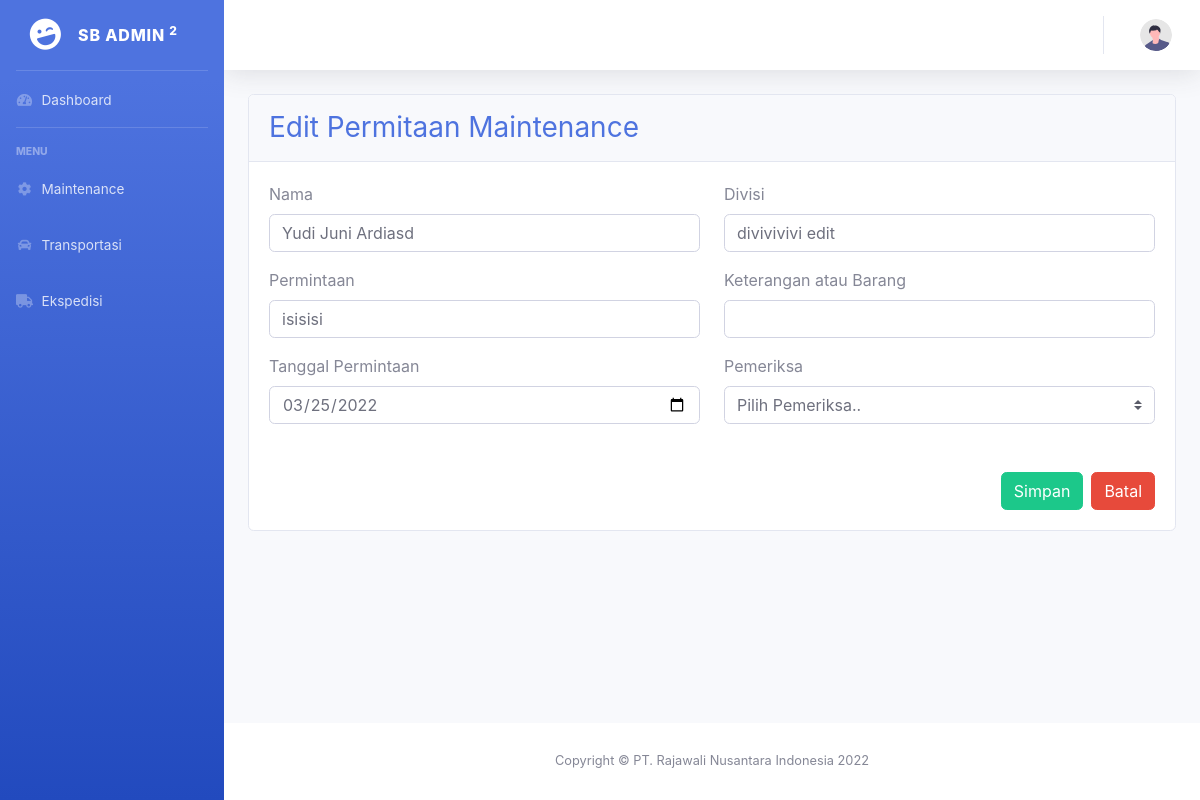
/admin/mEdit/29, run on an earlier commit of the app's database.
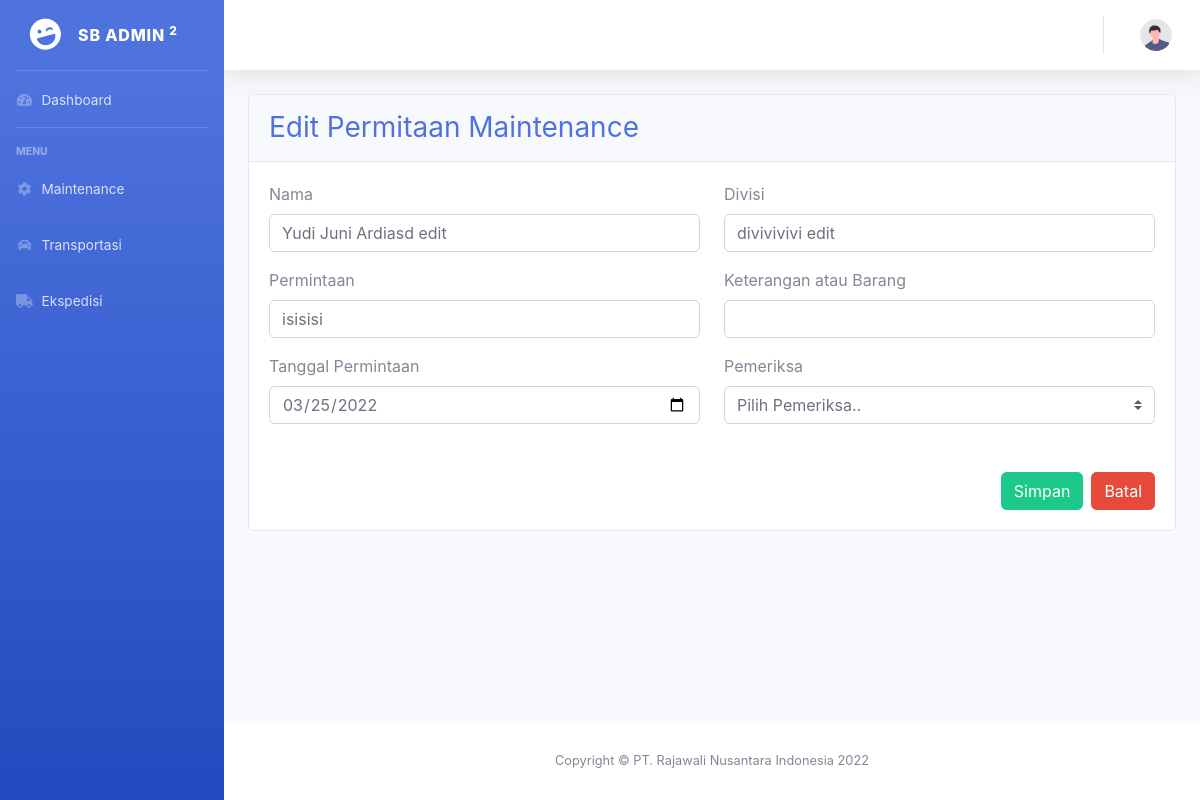
And on a later commit of the database.
### tables this page shows
CREATE TABLE `maintenance` (
  `id` int(11) NOT NULL,
  `nama` varchar(255) NOT NULL,
  `divisi` varchar(100) NOT NULL,
  `permintaan` varchar(255) NOT NULL,
  `keterangan` varchar(255) NOT NULL,
  `status` varchar(100) NOT NULL,
  `tanggal` date NOT NULL,
  `pemeriksa` varchar(100) NOT NULL,
  `file` varchar(255) NOT NULL,
  `user_id` int(11) NOT NULL,
  `ttd_avp` varchar(50) NOT NULL,
  `ttd_pemeriksa` varchar(50) NOT NULL
);

### application/controllers/Admin.php (called while the page is built, shortened)
<?php
class Admin extends CI_Controller
{
    var $role_id, $role;
    public function __construct()
    {
        $this->load->model('Maintenance_model');
        $this->load->model('Ekspedisi_model');
        $this->load->model('Approval_model');
        $this->load->model('Transportasi_model');
        $this->role_id = $this->session->userdata('role_id');
    }
    public function mEdit($id)
    {
        $data['title'] = "Edit Maintenance";
        $data['data'] = $this->Maintenance_model->selectId('maintenance', $id);
        $data['role_id'] = $this->role_id;
        $data['user'] = $this->db->get_where('user', ['nip' => $this->session->userdata('nip')])->row_array();
        $this->form_validation->set_rules('nama', 'Nama', 'required', array(
            'required' => 'Nama harus diisi !'
        ));
        $this->form_validation->set_rules('divisi', 'Divisi', 'required', array(
            'required' => 'Divisi harus diisi !'
        ));
        $this->form_validation->set_rules('permintaan', 'Permintaan', 'required', array(
            'required' => 'Permintaan harus diisi !'
        ));
        $this->form_validation->set_rules('tanggal', 'Tanggal', 'required', array(
            'required' => 'Tanggal harus diisi !'
        ));
        $this->form_validation->set_rules('pemeriksa', 'Pemeriksa', 'required', array(
            'required' => 'Pemeriksa harus dipilih !'
        ));
        if ($this->form_validation->run() == false) {
            $this->load->view('templates/header', $data);
            $this->load->view('templates/sidebar', $data);
            $this->load->view('templates/topbar', $data);
            $this->load->view('permintaan/edit_m', $data);
            $this->load->view('templates/footer');
        }
    }
}

### index.php (called while the page is built, shortened)
<?php
require_once BASEPATH.'core/CodeIgniter.php';

### application/models/Maintenance_model.php (called while the page is built, shortened)
<?php
class Maintenance_model extends CI_Model
{
    public function selectId($table, $id)
    {
        return $this->db->get_where("$table", ['id' => $id])->row_array();
    }
}

### application/views/permintaan/edit_m.php (the view, shortened to what this page needs)
<div class="container-fluid">
    <div class="card mb-4">
        <div class="card-header py-3">
            <h3 class="m-0 text-primary">Edit Permitaan Maintenance</h3>
        </div>
        <div class="card-body">
            <form action="" method="post">
                <div class="row">
                    <div class="col">
                        <label class="" for="nama">Nama</label>
                        <input type="text" class="form-control" name="nama" id="nama" value="<?= $data['nama'] ?>">
                    </div>
                    <div class="col">
                        <label class="" for="divisi">Divisi</label>
                        <input type="text" class="form-control" name="divisi" id="divisi" value="<?= $data['divisi'] ?>">
                    </div>
                </div>
                <div class="row mt-3">
                    <div class="col">
                        <label class="" for="permintaan">Permintaan</label>
                        <input type="text" class="form-control" name="permintaan" id="permintaan" value="<?= $data['permintaan'] ?>">
                    </div>
                    <div class="col">
                        <label class="" for="ket">Keterangan atau Barang</label>
                        <input type="text" class="form-control" name="keterangan" id="ket" value="<?= $data['keterangan'] ?>">
                    </div>
                </div>
                <div class="row mt-3">
                    <div class="col">
                        <label for="tanggal">Tanggal Permintaan</label>
                        <input type="date" class="form-control" id="tanggal" name="tanggal" value="<?= $data['tanggal'] ?>">
                    </div>
                    <div class="col">
                        <label class="" for="pemeriksa">Pemeriksa</label>
                        <select name="pemeriksa" id="pemeriksa" class="custom-select">
                            <option selected disabled>Pilih Pemeriksa..</option>
                        </select>
                    </div>
                </div>
                <div class="row mt-5">
                    <div class="col">
                    </div>
                    <div class="col">
                        <a href="<?= base_url('admin/pMaintenance') ?>" class="btn btn-danger float-right ml-2">Batal</a>
                        <button type="submit" class="btn btn-success float-right">Simpan</button>
                    </div>
                </div>
            </form>
        </div>
    </div>
</div>
</div>

What changed in the data, as far as the page shows it:
changed maintenance "divivivivi edit": nama "Yudi Juni Ardiasd" → "Yudi Juni Ardiasd edit"
